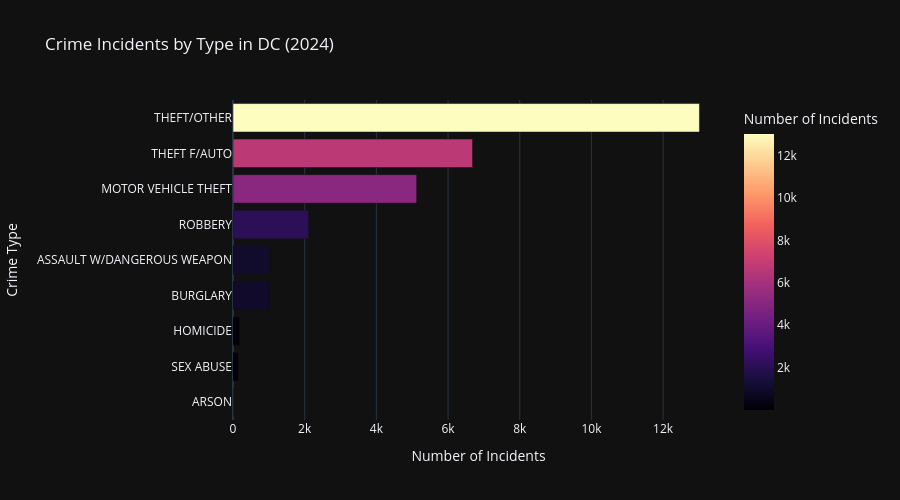

The notebook cell saved with this chart:
### Code cell
offense_counts = df['OFFENSE'].value_counts().reset_index()
offense_counts.columns = ['Offense', 'Count']

fig1 = px.bar(
    offense_counts,
    x='Count',
    y='Offense',
    orientation='h',
    title='Crime Incidents by Type in DC (2024)',
    color='Count',
    color_continuous_scale='Magma',
    labels={'Count': 'Number of Incidents', 'Offense': 'Crime Type'},
    template='plotly_dark'
)
fig1.update_layout(yaxis={'categoryorder': 'total ascending'}, height=500)
fig1.show()

### Figure 1 — Plotly figure (JSON) as saved in the notebook; plotly's stock layout.template omitted (floating-point values rounded to 4 significant figures)
{"data": [{"hovertemplate": "Number of Incidents=%{marker.color}<br>Crime Type=%{y}<extra></extra>", "legendgroup": "", "marker": {"color": [13014, 6684, 5125, 2110, 1027, 1004, 187, 144, 4], "coloraxis": "coloraxis", "pattern": {"shape": ""}}, "name": "", "orientation": "h", "showlegend": false, "textposition": "auto", "type": "bar", "x": [13014, 6684, 5125, 2110, 1027, 1004, 187, 144, 4], "xaxis": "x", "y": ["THEFT/OTHER", "THEFT F/AUTO", "MOTOR VEHICLE THEFT", "ROBBERY", "ASSAULT W/DANGEROUS WEAPON", "BURGLARY", "HOMICIDE", "SEX ABUSE", "ARSON"], "yaxis": "y"}], "layout": {"barmode": "relative", "coloraxis": {"colorbar": {"title": {"text": "Number of Incidents"}}, "colorscale": [[0, "#000004"], [0.1111, "#180f3d"], [0.2222, "#440f76"], [0.3333, "#721f81"], [0.4444, "#9e2f7f"], [0.5556, "#cd4071"], [0.6667, "#f1605d"], [0.7778, "#fd9668"], [0.8889, "#feca8d"], [1, "#fcfdbf"]]}, "height": 500, "legend": {"tracegroupgap": 0}, "title": {"text": "Crime Incidents by Type in DC (2024)"}, "xaxis": {"anchor": "y", "domain": [0, 1], "title": {"text": "Number of Incidents"}}, "yaxis": {"anchor": "x", "categoryorder": "total ascending", "domain": [0, 1], "title": {"text": "Crime Type"}}}}
